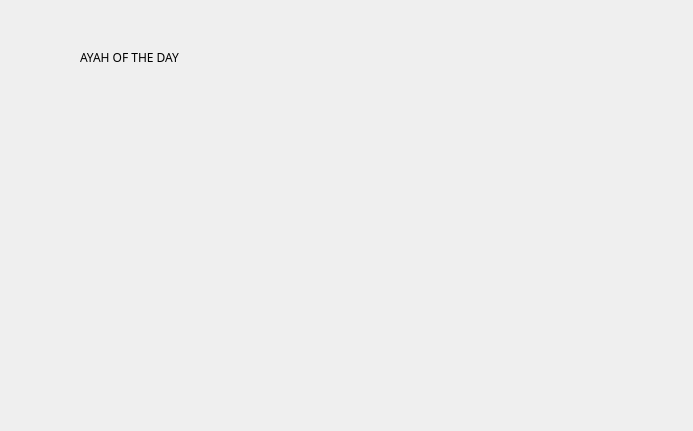
<?xml version="1.0" encoding="UTF-8"?>
<ui version="4.0">
 <class>Dialog</class>
 <widget class="QDialog" name="Dialog">
  <property name="windowModality">
   <enum>Qt::WindowModal</enum>
  </property>
  <property name="geometry">
   <rect>
    <x>0</x>
    <y>0</y>
    <width>693</width>
    <height>431</height>
   </rect>
  </property>
  <property name="windowTitle">
   <string>Ayah Of The Day</string>
  </property>
  <widget class="QLabel" name="label">
   <property name="geometry">
    <rect>
     <x>80</x>
     <y>32</y>
     <width>521</width>
     <height>51</height>
    </rect>
   </property>
   <property name="font">
    <font>
     <family>Segoe UI Semilight</family>
    </font>
   </property>
   <property name="text">
    <string>AYAH OF THE DAY</string>
   </property>
  </widget>
 </widget>
 <resources/>
 <connections/>
</ui>
